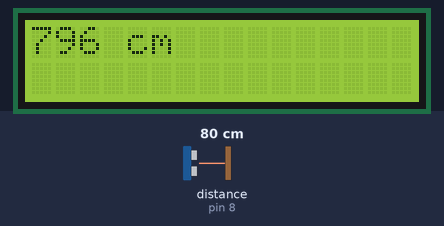
Bench run of a sketch on a simulated Arduino Uno, built with avr-gcc and run on an emulated ATmega328P. On the bench: 16×2 character LCD. Wiring (inferred from the names in the program): ultrasonic range finder: trigger pin 7; echo pin 8. The test bench sets the inputs (shaded band); at power-on: distance to the obstacle (sensor on pin 8) 80 cm. The echo pulse lasts 58.3 µs per cm.

Above: at 2.2 s.
2.3 s: distance to the obstacle (sensor on pin 8) set to 2 cm
At 3.0 s:
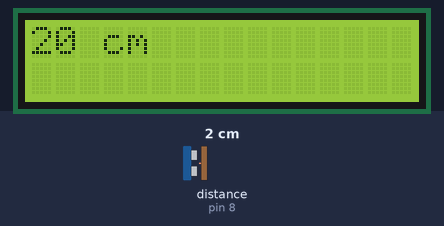
5.4 s: distance to the obstacle (sensor on pin 8) set to 4 cm
At 6.0 s:
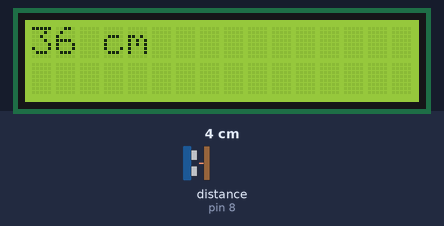
7.1 s: distance to the obstacle (sensor on pin 8) set to 9 cm
At 7.6 s:
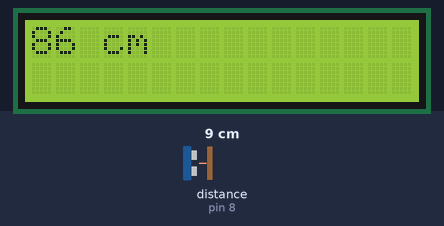
Timing chart, 0 to 10.1 s (numbered marks = the images above; inputs shaded):
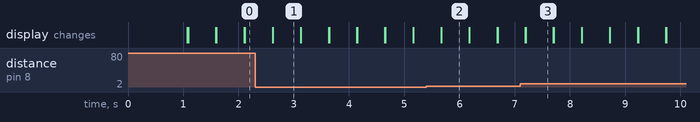

The sketch:

Program.ino
```cpp
// By : Rati Kaewkam
#include <Wire.h>
#include <LiquidCrystal_I2C.h>

const int trigPin = 7;
const int echoPin = 8;

long duration, distance;

// Set the LCD address
LiquidCrystal_I2C lcd(0x27, 16, 2);

void setup() {
  Serial.begin(9600);

  pinMode(trigPin, OUTPUT);
  pinMode(echoPin, INPUT);

  lcd.begin();
  lcd.backlight();
  lcd.setCursor(0, 0);
  lcd.print("Ready...");
  delay(1000);
  lcd.clear();
}

void loop() {
  digitalWrite(trigPin, LOW);
  delayMicroseconds(2);
  digitalWrite(trigPin, HIGH);
  delayMicroseconds(10);
  digitalWrite(trigPin, LOW);

  duration = pulseIn(echoPin, HIGH);
  distance = (duration/2) * 0.343;

  lcd.print((String)distance + " cm");
  delay(500);
  lcd.clear();
}
```

Measured:
- after the input at 5.4 s, the display: first differs from a run without the input after 0.27 s (image 2)
- after the input at 7.1 s, the display: first differs from a run without the input after 0.10 s (image 3)
- what the display in image 1 shows lasts 0.5 s, from 2.6 s to 3.1 s
